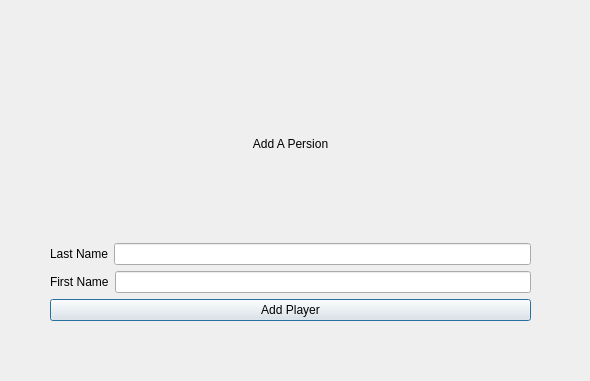
<?xml version="1.0" encoding="UTF-8"?>
<ui version="4.0">
 <class>Dialog</class>
 <widget class="QDialog" name="Dialog">
  <property name="geometry">
   <rect>
    <x>0</x>
    <y>0</y>
    <width>590</width>
    <height>381</height>
   </rect>
  </property>
  <property name="windowTitle">
   <string>Dialog</string>
  </property>
  <widget class="QWidget" name="verticalLayoutWidget">
   <property name="geometry">
    <rect>
     <x>50</x>
     <y>50</y>
     <width>481</width>
     <height>271</height>
    </rect>
   </property>
   <layout class="QVBoxLayout" name="verticalLayout">
    <item>
     <widget class="QLabel" name="label">
      <property name="text">
       <string>Add A Persion</string>
      </property>
      <property name="alignment">
       <set>Qt::AlignCenter</set>
      </property>
     </widget>
    </item>
    <item>
     <layout class="QHBoxLayout" name="horizontalLayout_2">
      <item>
       <widget class="QLabel" name="label_3">
        <property name="text">
         <string>Last Name</string>
        </property>
       </widget>
      </item>
      <item>
       <widget class="QLineEdit" name="lineEdit_2"/>
      </item>
     </layout>
    </item>
    <item>
     <layout class="QHBoxLayout" name="horizontalLayout">
      <item>
       <widget class="QLabel" name="label_2">
        <property name="text">
         <string>First Name</string>
        </property>
       </widget>
      </item>
      <item>
       <widget class="QLineEdit" name="lineEdit"/>
      </item>
     </layout>
    </item>
    <item>
     <widget class="QPushButton" name="pushButton">
      <property name="text">
       <string>Add Player</string>
      </property>
     </widget>
    </item>
   </layout>
  </widget>
 </widget>
 <resources/>
 <connections/>
</ui>
